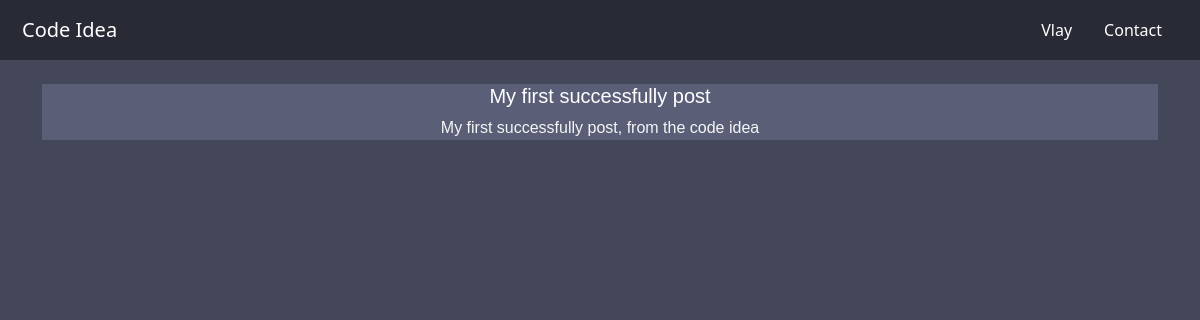
Page /manage/posts/config on the committed database.
### smcode/models.py (models this page shows, shortened)
class Posts(models.Model):
    title = models.CharField('title', max_length = 150)
    summary = models.CharField('summary', max_length = 150)
    created = models.DateTimeField('data', auto_now_add = True, blank = True, null = True)
    photo = models.ImageField('image', upload_to = 'photos/')
    content = models.TextField('content', blank = True)

### smcode/views.py (the view)
# urls.py: path('manage/posts/config', ListPageView.as_view(), name = 'lists'),
class ListPageView(ListView):
    model = Posts
    ordering = ["-created"]
    template_name = 'config/posts-list.html'

### templates/config/posts-list.html (shortened to what this page needs)
{% extends 'base.html' %}
{% block content %}
    <br>
    <div class="container">
        <div class="card-content">
            {% for p in object_list %}
            <a href="{% url 'config' p.pk %}">
                <div class="card-articles">
                    <h5 class="text-title">{{ p.title }}</h5>
                    <p class="text-summary">
                        {{ p.summary }}
                    </p>
                </div>
            </a>
            <br>
            {% endfor %}
        </div>
    </div>
    <br><br>
{% endblock %}

### templates/base.html (style rules this page uses)
a { text-decoration: none; }
body { background: #44475a; }
.card-articles { width: 100%; height: auto; background: #5a5e77; border: none; text-align: center; }
.text-title { color: #FFFFFF; font-family: 'Gill Sans', 'Gill Sans MT', Calibri, 'Trebuchet MS', sans-serif; }
.text-summary { color: #F5F5F5; font-family:'Lucida Sans', 'Lucida Sans Regular', 'Lucida Grande', 'Lucida Sans Unicode', Geneva, Verdana, sans-serif; }

### rows in the picture
Posts: title "My first successfully post", summary "My first successfully post, from the code idea"
